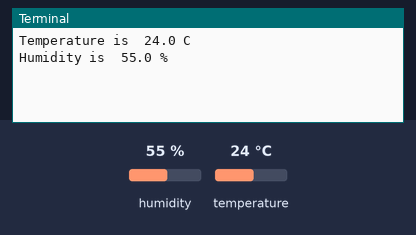
The program below on a simulated Raspberry Pi (BCM pin numbers). Parts: the last lines printed to the terminal. Inputs (shaded band) come from the test bench; at power-on: humidity 55 %, temperature 24 °C. Web requests get an empty 200 reply after 0.4 s; the clock reads 2024-03-15 10:24:30 at power-on unless the program sets it.

Above: at 1.2 s.
1.3 s: humidity set to 22 %
At 3.9 s:
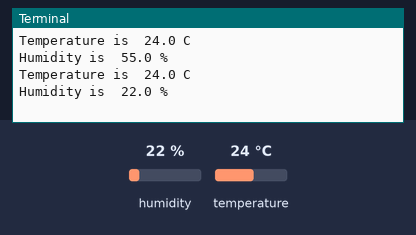
4.7 s: temperature set to 12 °C
At 7.3 s:
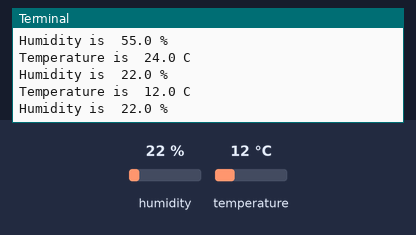
8.1 s: humidity set to 40 %
At 9.5 s:
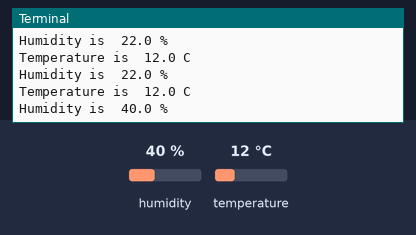
Timing chart, 0 to 11.1 s (numbered marks = the images above; inputs shaded):
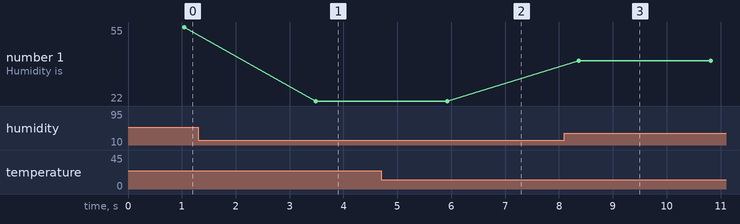

The program:

dht11.py
```python
import RPi.GPIO as GPIO
import time
import requests
import json

def delayMicrosecond(t):    # 微秒级延时函数
    start,end=0,0           # 声明变量
    start=time.time()       # 记录开始时间
    t=(t-3)/1000000     # 将输入t的单位转换为秒，-3是时间补偿
    while end-start<t:  # 循环至时间差值大于或等于设定值时
        end=time.time()     # 记录结束时间

root = "http://172.20.10.3:5000/api/raspberry"
tmp = []      # 用来存放读取到的数据
data = 4   # DHT11的data引脚连接到的树莓派的GPIO引脚，使用BCM编号
a,b = 0,0

def DHT11():
    GPIO.setup(data, GPIO.OUT)  # 设置GPIO口为输出模式
    GPIO.output(data,GPIO.HIGH) # 设置GPIO输出高电平
    delayMicrosecond(10*1000)   # 延时10毫秒
    GPIO.output(data,GPIO.LOW)  # 设置GPIO输出低电平
    delayMicrosecond(25*1000)   # 延时25毫秒
    GPIO.output(data,GPIO.HIGH) # 设置GPIO输出高电平
    GPIO.setup(data, GPIO.IN)   # 设置GPIO口为输入模式
    a=time.time()           # 记录循环开始时间
    while GPIO.input(data): # 一直循环至输入为低电平
        b=time.time()       # 记录结束时间
        if (b-a)>0.1:       # 判断循环时间是否超过0.1秒，避免程序进入死循环卡死
            break           # 跳出循环

    a=time.time()
    while GPIO.input(data)==0:  # 一直循环至输入为高电平
        b=time.time()
        if (b-a)>0.1:
            break

    a=time.time()
    while GPIO.input(data): # 一直循环至输入为低电平
        b=time.time()
        if (b-a)>=0.1:
            break

    for i in range(40):         # 循环40次，接收温湿度数据
        a=time.time()
        while GPIO.input(data)==0:  #一直循环至输入为高电平
            b=time.time()
            if (b-a)>0.1:
                break
        delayMicrosecond(28)    # 延时28微秒

        if GPIO.input(data):    # 超过28微秒后判断是否还处于高电平
            tmp.append(1)       # 记录接收到的bit为1

            a=time.time()
            while GPIO.input(data): # 一直循环至输入为低电平
                b=time.time()
                if (b-a)>0.1:
                    break
        else:
            tmp.append(0)       # 记录接收到的bit为0

while True:
    GPIO.setmode(GPIO.BCM)      # 设置为BCM编号模式
    GPIO.setwarnings(False)
    del tmp[0:]                 # 删除列表
    time.sleep(1)               # 延时1秒
    DHT11()

    humidity_bit=tmp[0:8]       # 分隔列表，第0到7位是湿度整数数据
    humidity_point_bit=tmp[8:16]# 湿度小数
    temperature_bit=tmp[16:24]  # 温度整数
    temperature_point_bit=tmp[24:32]    # 温度小数
    check_bit=tmp[32:40]        # 校验数据

    humidity_int=0
    humidity_point=0
    temperature_int=0
    temperature_point=0
    check=0
    for i in range(8):          # 二进制转换为十进制
        humidity_int+=humidity_bit[i]*2**(7-i)
        humidity_point+=humidity_point_bit[i]*2**(7-i)
        temperature_int+=temperature_bit[i]*2**(7-i)
        temperature_point+=temperature_point_bit[i]*2**(7-i)
        check+=check_bit[i]*2**(7-i)

    humidity=humidity_int+humidity_point/10
    temperature=temperature_int+temperature_point/10

    check_tmp=humidity_int+humidity_point+temperature_int+temperature_point

    if check==check_tmp and temperature!=0 and temperature!=0:  # 判断数据是否正常
        print("Temperature is ", temperature,"C\nHumidity is ",humidity,"%")# 打印温湿度数据
        url = root + '/setTempAndHum' + '/' + str(temperature) + '/' + str(humidity)
        try:
            res = requests.get(url = url)
        except:
            print("error1")
    else:
        print("error2")

    time.sleep(1)
    GPIO.cleanup()
```

Measured:
- after the input at 1.3 s, the terminal: prints a new line after 2.2 s (image 1)
- after the input at 4.7 s, the terminal: prints a new line after 1.2 s (image 2)
- after the input at 8.1 s, the terminal: prints a new line after 0.27 s (image 3)
- plotted number 1: 55 → 22 after the input at 1.3 s, 22 → 40 after the input at 8.1 s
